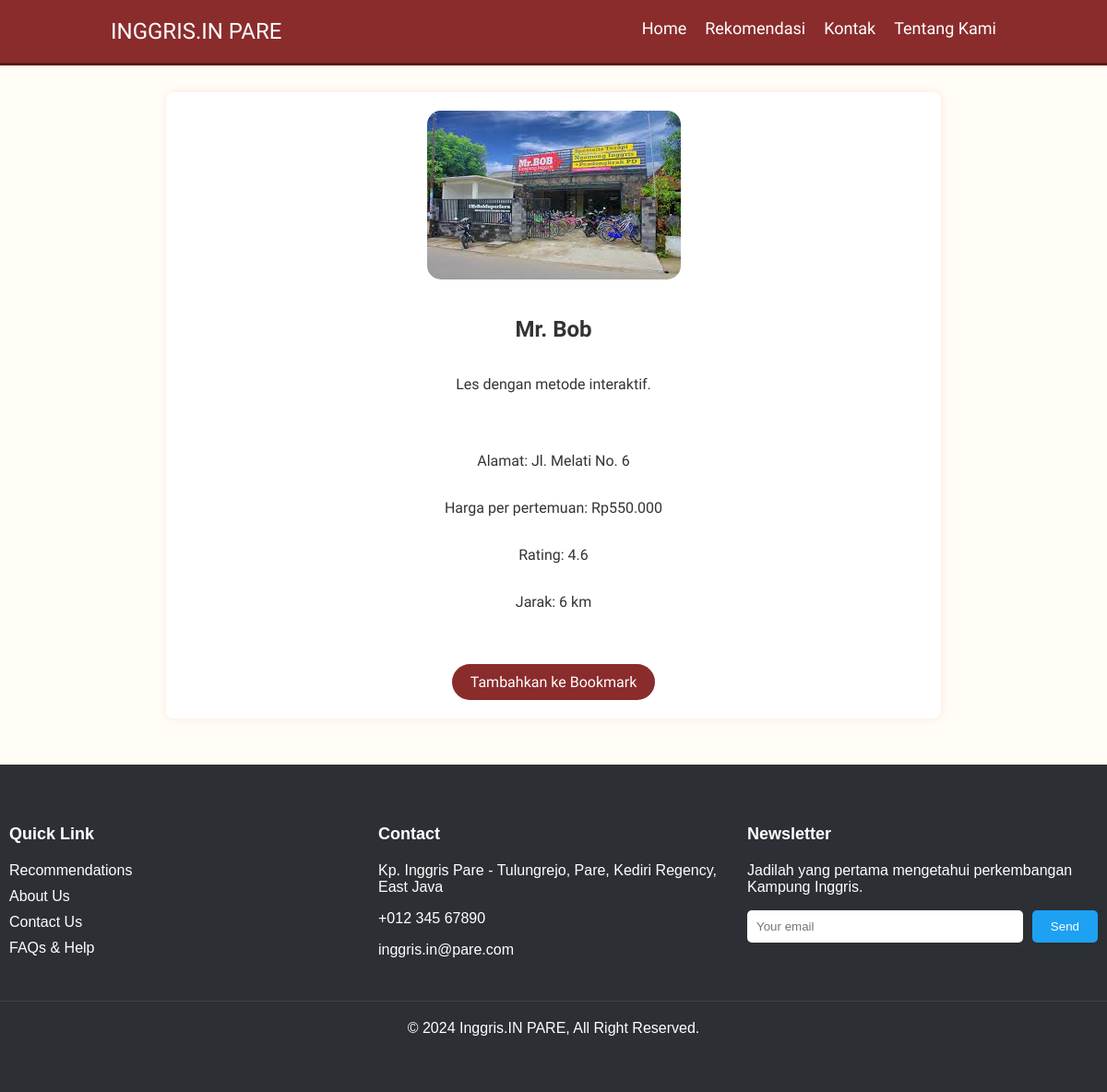
The page /course_detail.php?id=4 on the database its author committed.
### tables this page shows
CREATE TABLE courses (
            id INTEGER PRIMARY KEY AUTOINCREMENT,
            name TEXT NOT NULL,
            description TEXT,
            address TEXT,
            price REAL,
            rating REAL,
            image TEXT,
            distance INTEGER
        , description_details TEXT, book TEXT);

### course_detail.php (the view, shortened to what this page needs)
<?php include 'inc/header.php'; ?>
<?php
try {
    $conn = new PDO("sqlite:" . __DIR__ . "/kampung_inggris.db");
    $conn->setAttribute(PDO::ATTR_ERRMODE, PDO::ERRMODE_EXCEPTION);
    $course_id = isset($_GET['id']) ? intval($_GET['id']) : 0;
    $stmt = $conn->prepare("SELECT * FROM courses WHERE id = :id");
    $stmt->execute([':id' => $course_id]);
    $course = $stmt->fetch(PDO::FETCH_ASSOC);
    if ($course) {
        echo "<section class='course-detail'>";
        echo "<div class='container'>";
        echo "<img src='" . htmlspecialchars($course['image']) . "' alt='" . htmlspecialchars($course['name']) . "' class='course-image'>";
        echo "<h1>" . htmlspecialchars($course['name']) . "</h1>";
        echo "<p>" . htmlspecialchars($course['description']) . "</p>";
        echo "<p>Alamat: " . htmlspecialchars($course['address']) . "</p>";
        echo "<p>Harga per pertemuan: Rp" . number_format($course['price'], 0, ',', '.') . "</p>";
        echo "<p>Rating: " . htmlspecialchars($course['rating']) . "</p>";
        echo "<p>Jarak: " . htmlspecialchars($course['distance']) . " km</p>";
        echo "<a href='contact.php?action=add&id=" . htmlspecialchars($course['id']) . "' class='btn'>Tambahkan ke Bookmark</a>";
        echo "</div>";
        echo "</section>";
    } else {
        echo "<p>Course not found.</p>";
    }
} catch (PDOException $e) {
    echo "Error: " . $e->getMessage();
}
?>
<?php include 'inc/footer.php'; ?>

### assets/css/styles.css (style rules this page uses)
body { font-family: "Teachers", sans-serif; margin: 0; padding: 0; background-color: #fffdf6; color: #333; }
.container { width: 80%; margin: auto; overflow: hidden; }
.course-detail { max-width: 800px; margin: 50px auto; background-color: #fff; padding: 20px; border-radius: 8px; box-shadow: 0 0 10px rgba(255, 0, 0, 0.1); margin-top: 100px; }
.course-detail .container { display: flex; flex-direction: column; align-items: center; }
.course-detail .course-image { max-width: 50%; height: auto; margin-bottom: 20px; border-radius: 15px; }
.btn { display: inline-block; background: #8a2c2c; color: #fff; padding: 10px 20px; border-radius: 100px; text-decoration: none; margin-top: 10px; }

### rows shown on the page
courses: image (picture), name "Mr. Bob", description "Les dengan metode interaktif.", address "Jl. Melati No. 6", price "550.000", rating "4.6", distance "6"
